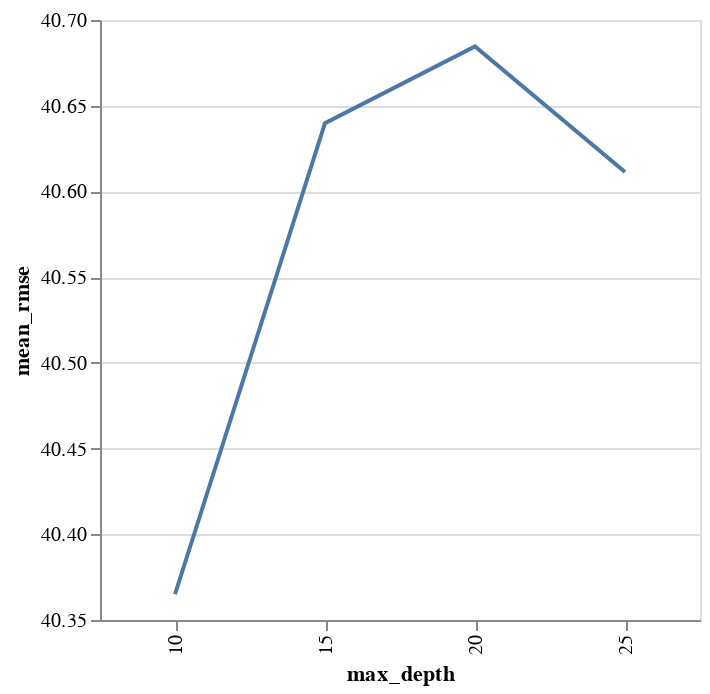

Write notebook code for a chart like this one.
### Code cell
df_score.group_by(pl.col("max_depth")).agg(mean_rmse=pl.col("rmse").mean()).plot.line(
    x="max_depth:O", y="mean_rmse:Q"
).configure_scale(zero=False).properties(width=300, height=300)

### Figure 1 — Vega-Lite specification as saved in the notebook (floating-point values rounded to 4 significant figures)
{"config": {"view": {"continuousWidth": 300, "continuousHeight": 300}, "scale": {"zero": false}}, "data": {"name": "data-4429fdfad235c1c885ef05252d11e16c"}, "mark": {"type": "line", "tooltip": true}, "encoding": {"x": {"field": "max_depth", "type": "ordinal"}, "y": {"field": "mean_rmse", "type": "quantitative"}}, "height": 300, "params": [{"name": "param_2", "select": {"type": "interval", "encodings": ["x", "y"]}, "bind": "scales"}], "width": 300, "$schema": "https://vega.github.io/schema/vega-lite/v5.20.1.json", "datasets": {"data-4429fdfad235c1c885ef05252d11e16c": [{"max_depth": 10, "mean_rmse": 40.37}, {"max_depth": 15, "mean_rmse": 40.64}, {"max_depth": 25, "mean_rmse": 40.61}, {"max_depth": 20, "mean_rmse": 40.68}]}}
